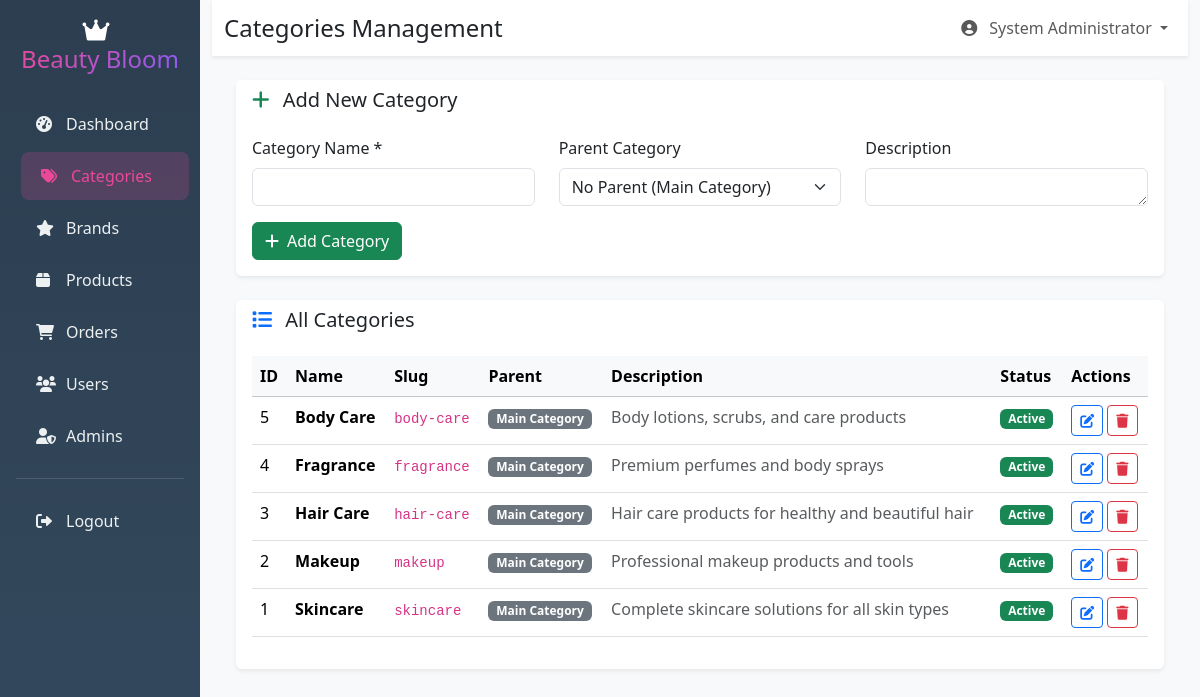
The app's page /admin/categories.php (signed in) with its own data.
### tables this page shows
CREATE TABLE categories (
    id INT PRIMARY KEY AUTO_INCREMENT,
    name VARCHAR(100) NOT NULL,
    slug VARCHAR(100) UNIQUE NOT NULL,
    description TEXT,
    image VARCHAR(255),
    parent_id INT DEFAULT NULL,
    sort_order INT DEFAULT 0,
    is_active BOOLEAN DEFAULT TRUE,
    created_at TIMESTAMP DEFAULT CURRENT_TIMESTAMP,
    updated_at TIMESTAMP DEFAULT CURRENT_TIMESTAMP ON UPDATE CURRENT_TIMESTAMP,
    FOREIGN KEY (parent_id) REFERENCES categories(id) ON DELETE SET NULL
);

### admin/categories.php (the view, shortened to what this page needs)
<?php
$database = new Database();
$db = $database->getConnection();
$query = "SELECT c.*, p.name as parent_name
          FROM categories c
          LEFT JOIN categories p ON c.parent_id = p.id
          ORDER BY c.sort_order, c.name";
$stmt = $db->query($query);
$categories = $stmt->fetchAll(PDO::FETCH_ASSOC);
?>
<!DOCTYPE html>
<html lang="en">
<head>
    <link href="https://cdn.jsdelivr.net/npm/bootstrap@5.3.3/dist/css/bootstrap.min.css" rel="stylesheet">
    <link href="https://cdnjs.cloudflare.com/ajax/libs/font-awesome/6.0.0/css/all.min.css" rel="stylesheet">
</head>
<body>
    <div class="container-fluid">
        <div class="row">
            <div class="col-md-3 col-lg-2 px-0 sidebar">
                <div class="p-3">
                    <h4 class="text-white text-center mb-4">
                        <i class="fas fa-crown me-2"></i>
                        <span class="navbar-brand">Beauty Bloom</span>
                    </h4>
                    <nav class="nav flex-column">
                        <a class="nav-link" href="dashboard.php">
                            <i class="fas fa-tachometer-alt"></i>Dashboard
                        </a>
                        <a class="nav-link active" href="categories.php">
                            <i class="fas fa-tags"></i>Categories
                        </a>
                        <a class="nav-link" href="brands.php">
                            <i class="fas fa-star"></i>Brands
                        </a>
                        <a class="nav-link" href="products.php">
                            <i class="fas fa-box"></i>Products
                        </a>
                        <a class="nav-link" href="orders.php">
                            <i class="fas fa-shopping-cart"></i>Orders
                        </a>
                        <a class="nav-link" href="users.php">
                            <i class="fas fa-users"></i>Users
                        </a>
                        <a class="nav-link" href="admins.php">
                            <i class="fas fa-user-shield"></i>Admins
                        </a>
                        <hr class="text-white-50">
                        <a class="nav-link" href="logout.php">
                            <i class="fas fa-sign-out-alt"></i>Logout
                        </a>
                    </nav>
                </div>
            </div>
            <div class="col-md-9 col-lg-10 main-content">
                <nav class="navbar navbar-expand-lg navbar-light bg-white shadow-sm">
                    <div class="container-fluid">
                        <h4 class="mb-0">Categories Management</h4>
                        <div class="navbar-nav ms-auto">
                            <div class="nav-item dropdown">
                                <a class="nav-link dropdown-toggle" href="#" role="button" data-bs-toggle="dropdown">
                                    <i class="fas fa-user-circle me-2"></i>
                                    <?php echo htmlspecialchars($_SESSION['admin_full_name']); ?>
                                </a>
                            </div>
                        </div>
                    </div>
                </nav>
                <div class="p-4">
                    <div class="card border-0 shadow-sm mb-4">
                        <div class="card-header bg-white border-0">
                            <h5 class="mb-0">
                                <i class="fas fa-plus me-2 text-success"></i>
                                Add New Category
                            </h5>
                        </div>
                        <div class="card-body">
                            <form method="POST" action="">
                                <div class="row">
                                    <div class="col-md-4">
                                        <div class="mb-3">
                                            <label for="name" class="form-label">Category Name *</label>
                                            <input type="text" class="form-control" id="name" name="name" required>
                                        </div>
                                    </div>
                                    <div class="col-md-4">
                                        <div class="mb-3">
                                            <label for="parent_id" class="form-label">Parent Category</label>
                                            <select class="form-select" id="parent_id" name="parent_id">
                                                <option value="">No Parent (Main Category)</option>
                                            </select>
                                        </div>
                                    </div>
                                    <div class="col-md-4">
                                        <div class="mb-3">
                                            <label for="description" class="form-label">Description</label>
                                            <textarea class="form-control" id="description" name="description" rows="1"></textarea>
                                        </div>
                                    </div>
                                </div>
                                <button type="submit" class="btn btn-success">
                                    <i class="fas fa-plus me-2"></i>Add Category
                                </button>
                            </form>
                        </div>
                    </div>
                    <div class="card border-0 shadow-sm">
                        <div class="card-header bg-white border-0">
                            <h5 class="mb-0">
                                <i class="fas fa-list me-2 text-primary"></i>
                                All Categories
                            </h5>
                        </div>
                        <div class="card-body">
                            <?php if (empty($categories)): ?>
                                <p class="text-muted text-center py-4">No categories found. Add your first category above.</p>
                            <?php else: ?>
                                <div class="table-responsive">
                                    <table class="table table-hover">
                                        <thead class="table-light">
                                            <tr>
                                                <th>ID</th>
                                                <th>Name</th>
                                                <th>Slug</th>
                                                <th>Parent</th>
                                                <th>Description</th>
                                                <th>Status</th>
                                                <th>Actions</th>
                                            </tr>
                                        </thead>
                                        <tbody>
                                            <?php foreach ($categories as $category): ?>
                                                <tr>
                                                    <td><?php echo $category['id']; ?></td>
                                                    <td>
                                                        <strong><?php echo htmlspecialchars($category['name']); ?></strong>
                                                    </td>
                                                    <td>
                                                        <code><?php echo htmlspecialchars($category['slug']); ?></code>
                                                    </td>
                                                    <td>
                                                        <?php if ($category['parent_name']): ?>
                                                            <span class="badge bg-info"><?php echo htmlspecialchars($category['parent_name']); ?></span>
                                                        <?php else: ?>
                                                            <span class="badge bg-secondary">Main Category</span>
                                                        <?php endif; ?>
                                                    </td>
                                                    <td>
                                                        <?php if ($category['description']): ?>
                                                            <span class="text-muted"><?php echo htmlspecialchars(substr($category['description'], 0, 50)) . (strlen($category['description']) > 50 ? '...' : ''); ?></span>
                                                        <?php else: ?>
                                                            <span class="text-muted">No description</span>
                                                        <?php endif; ?>
                                                    </td>
                                                    <td>
                                                        <span class="badge bg-<?php echo $category['is_active'] ? 'success' : 'danger'; ?>">
                                                            <?php echo $category['is_active'] ? 'Active' : 'Inactive'; ?>
                                                        </span>
                                                    </td>
                                                    <td>
                                                        <button class="btn btn-sm btn-outline-primary"
                                                                onclick="editCategory(<?php echo htmlspecialchars(json_encode($category)); ?>)">
                                                            <i class="fas fa-edit"></i>
                                                        </button>
                                                        <button class="btn btn-sm btn-outline-danger"
                                                                onclick="deleteCategory(<?php echo $category['id']; ?>, '<?php echo htmlspecialchars($category['name']); ?>')">
                                                            <i class="fas fa-trash"></i>
                                                        </button>
                                                    </td>
                                                </tr>
                                            <?php endforeach; ?>
                                        </tbody>
                                    </table>
                                </div>
                            <?php endif; ?>
                        </div>
                    </div>
                </div>
            </div>
        </div>
    </div>
</body>
</html>

### admin/categories.php (style rules this page uses)
.sidebar { min-height: 100vh; background: linear-gradient(180deg, #2c3e50 0%, #34495e 100%); }
.sidebar .nav-link { color: #ecf0f1; padding: 12px 20px; border-radius: 8px; margin: 2px 0; transition: all 0.3s ease; }
.sidebar .nav-link:hover, .sidebar .nav-link.active { background: rgba(236, 72, 153, 0.2); color: #ec4899; transform: translateX(5px); }
.sidebar .nav-link i { width: 20px; margin-right: 10px; }
.main-content { background: #f8f9fa; min-height: 100vh; }
.navbar-brand { background: linear-gradient(135deg, #ec4899 0%, #8b5cf6 100%); -webkit-background-clip: text; -webkit-text-fill-color: transparent; background-clip: text; }

### records on screen
categories: id "5", name "Body Care", slug "body-care", description "Body lotions, scrubs, and care products", is_active "Active"
categories: id "4", name "Fragrance", slug "fragrance", description "Premium perfumes and body sprays", is_active "Active"
categories: id "3", name "Hair Care", slug "hair-care", description "Hair care products for healthy and beautiful hair", is_active "Active"
categories: id "2", name "Makeup", slug "makeup", description "Professional makeup products and tools", is_active "Active"
categories: id "1", name "Skincare", slug "skincare", description "Complete skincare solutions for all skin types", is_active "Active"

### other values on screen
$_SESSION['admin_full_name'] "System Administrator"
